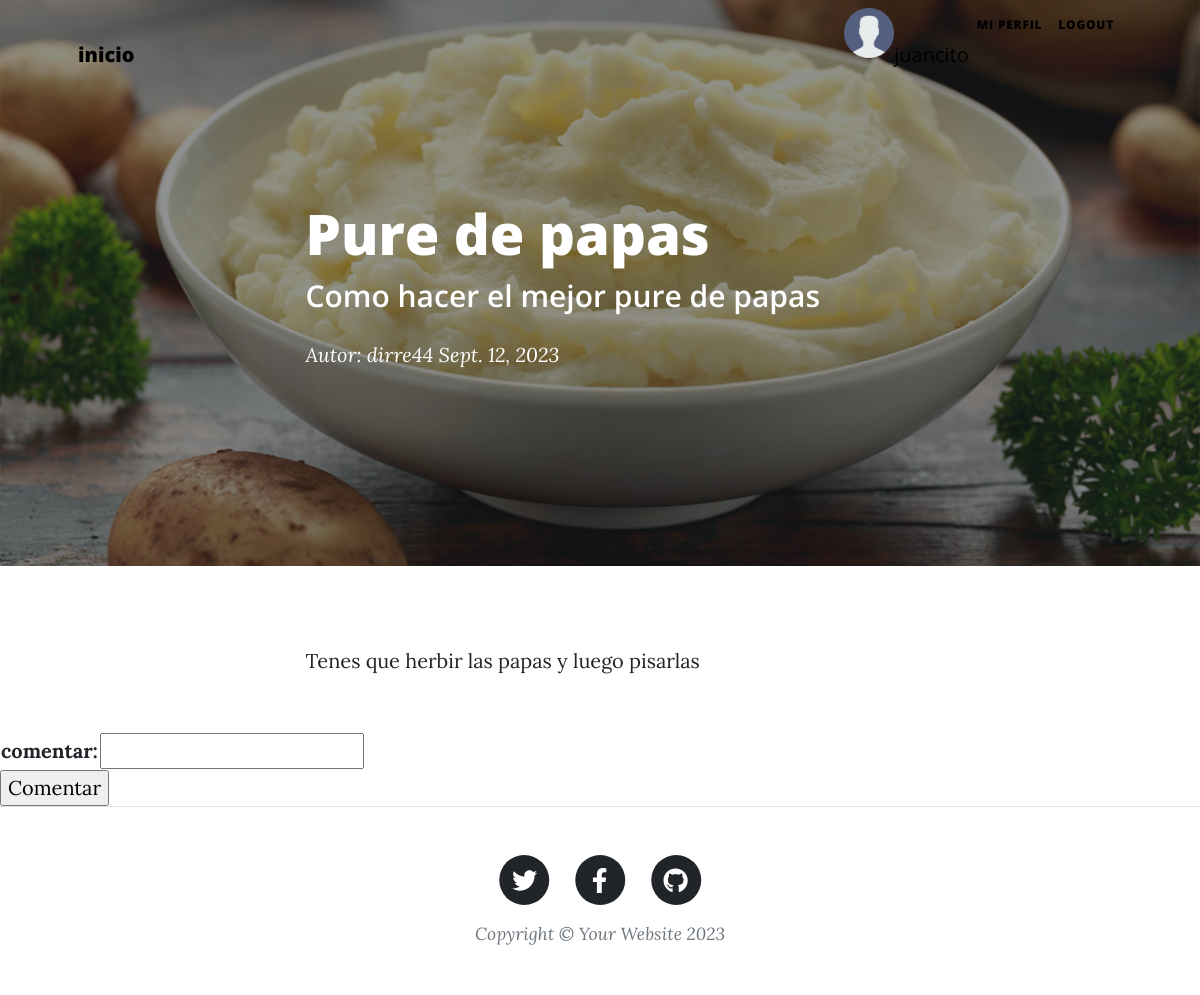
Before: /blog/blog_detalle/1 (signed in) with the older database file.
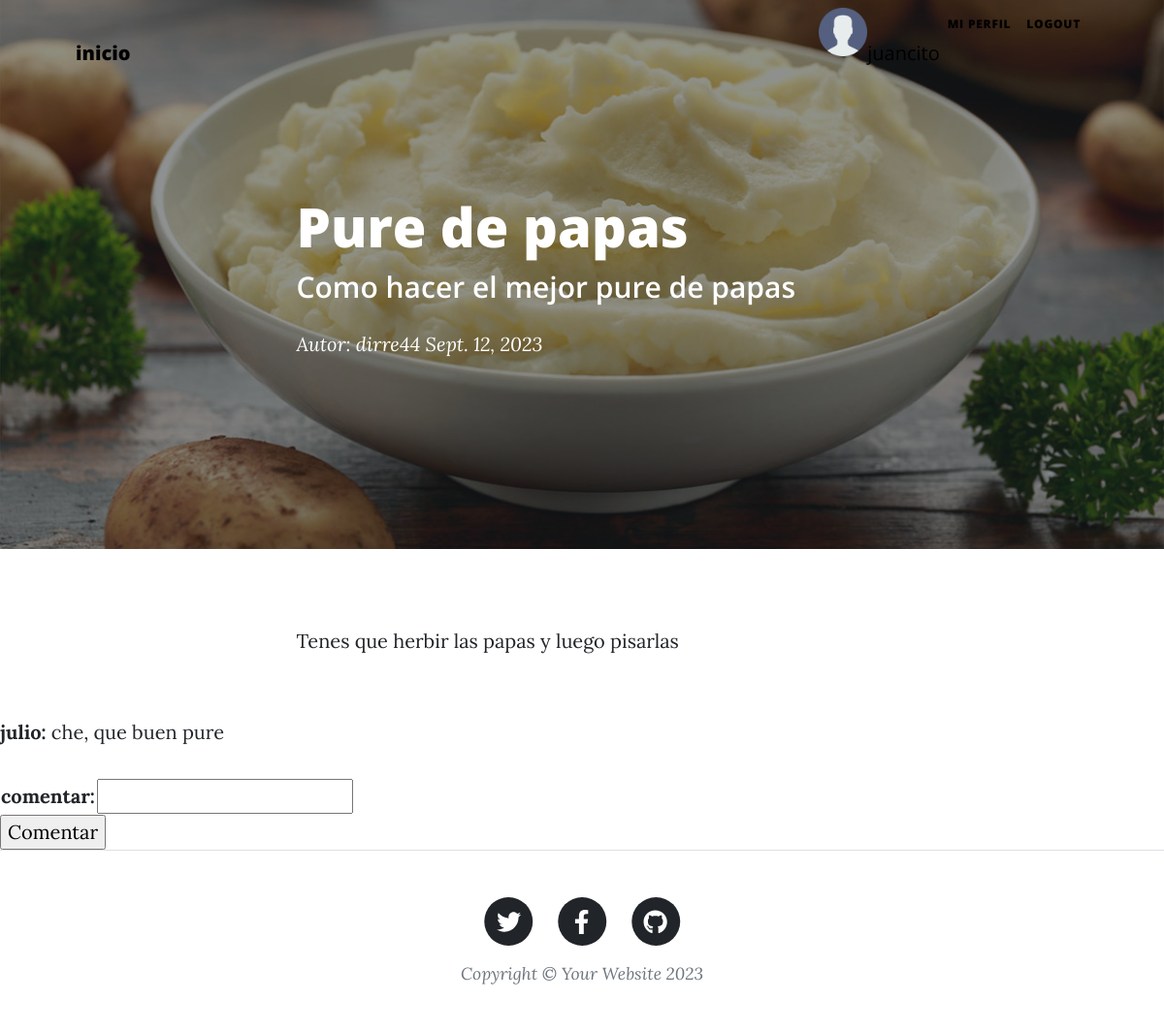
After: the same page with the newer database file.
### blog/models.py (models this page shows, shortened)
class Comentario(models.Model):
    autor=models.ForeignKey(User, on_delete=models.CASCADE)
    receptor=models.ForeignKey(Blog, on_delete=models.CASCADE)
    cuerpo = models.TextField()

### blog/views.py (the view)
# urls.py: path('blog_detalle/<id>', blog_mostrar_detalle, name="blog_mostrar_detalle"),
def blog_mostrar_detalle(request, id):
    blog=Blog.objects.get(id=id)
    comentarios=comentarios_leer(request,id)
    form=Blog_comentar_form()
    return render (request, 'post.html', {'blog':blog, 'comentarios':comentarios, 'formulario':form, 'perfil':conseguir_perfil(request)})
    pass

### blog/forms.py
class Blog_comentar_form(ModelForm):
    cuerpo=forms.CharField(label='comentar')
    class Meta:
        model = Comentario
        fields = {'cuerpo'}

### blog/views.py (called while the page is built)
def comentarios_leer(request, id):
    receptor=Blog.objects.get(id=id)
    comentarios=Comentario.objects.filter(receptor=receptor)
    return comentarios

def conseguir_perfil(request):
    if request.user.is_authenticated:
        perfil, created = Perfil.objects.get_or_create(user=request.user)
        if created==True:
            perfil.imagen = '/media/avatares/default_avatar.png'
            perfil.save()
        return perfil

### blog/templates/post.html (shortened to what the changed rows need)
<!DOCTYPE html>
<html lang="en">
    <head>
        {% load static %}
        <link href="{% static 'blog/css/styles.css' %}" rel="stylesheet"/>
    </head>
    <body>
        <nav class="navbar navbar-expand-lg navbar-light" id="mainNav">
            <div class="container px-4 px-lg-5">
            </div>
        </nav>
        <header class="masthead" style="background-image: url('{{ blog.imagen.url }}')">
            <div class="container position-relative px-4 px-lg-5">
                <div class="row gx-4 gx-lg-5 justify-content-center">
                    <div class="col-md-10 col-lg-8 col-xl-7">
                        <div class="post-heading">
                            <h1>{{ blog.titulo }}</h1>
                            <h2 class="subheading">{{ blog.subtitulo }}</h2>
                        </div>
                    </div>
                </div>
            </div>
        </header>
        <article class="mb-4">
            <div class="container px-4 px-lg-5">
            </div>
        </article>
        {% for comentario in comentarios %}
            <p><b>{{ comentario.autor }}: </b>{{ comentario.cuerpo }}</p>
        {% endfor %}
        <form action="{% url 'app_blog:blog_comentar' blog.id %}" method="POST" >{% csrf_token %}
            <table>
                {{ formulario.as_table }}
            </table>
            <input type="submit" value="Comentar">
        </form>
        <footer class="border-top">
            <div class="container px-4 px-lg-5">
            </div>
        </footer>
    </body>
</html>

Changed rows visible on the page:
added Comentario: autor "julio", cuerpo "che, que buen pure"
